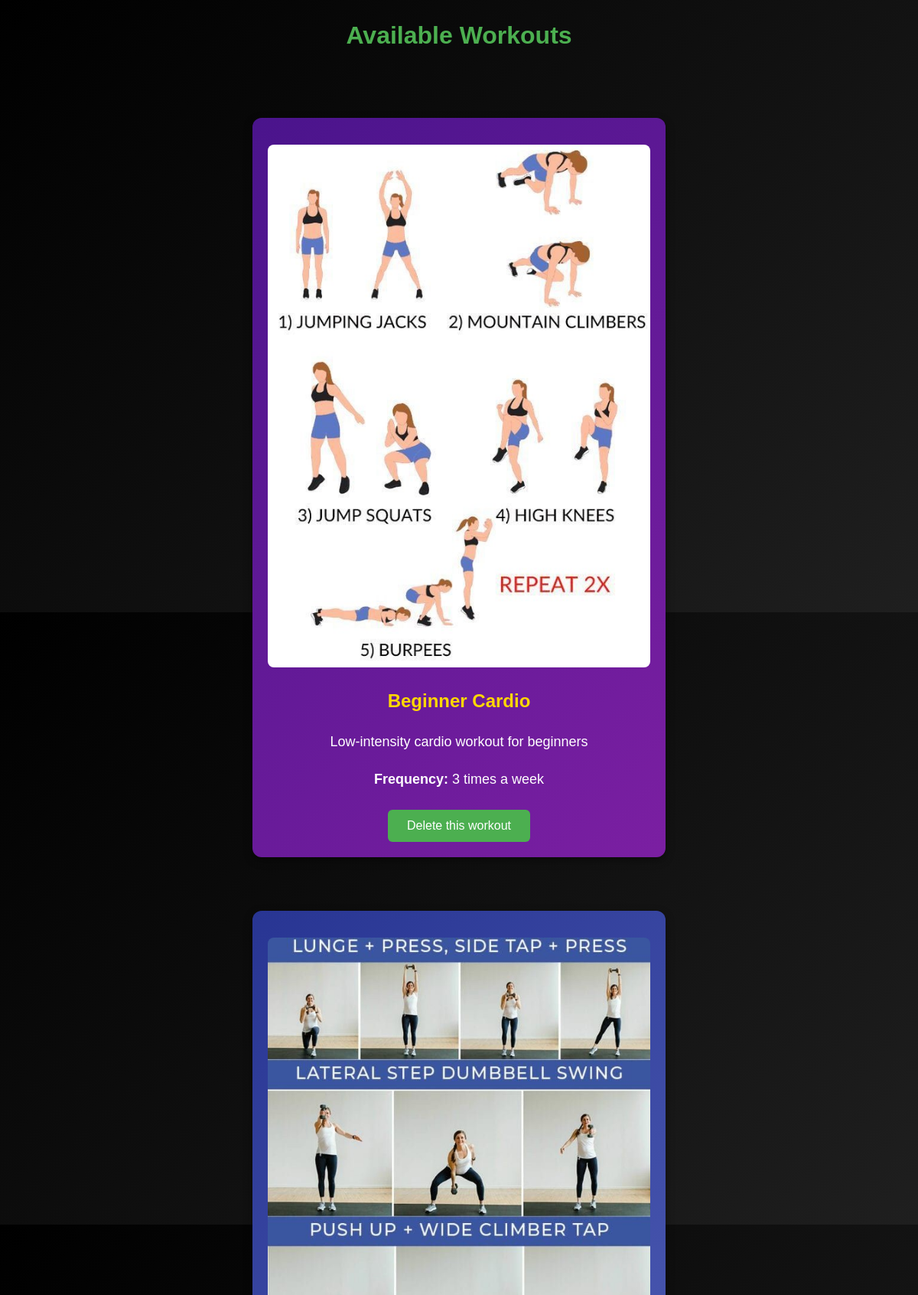
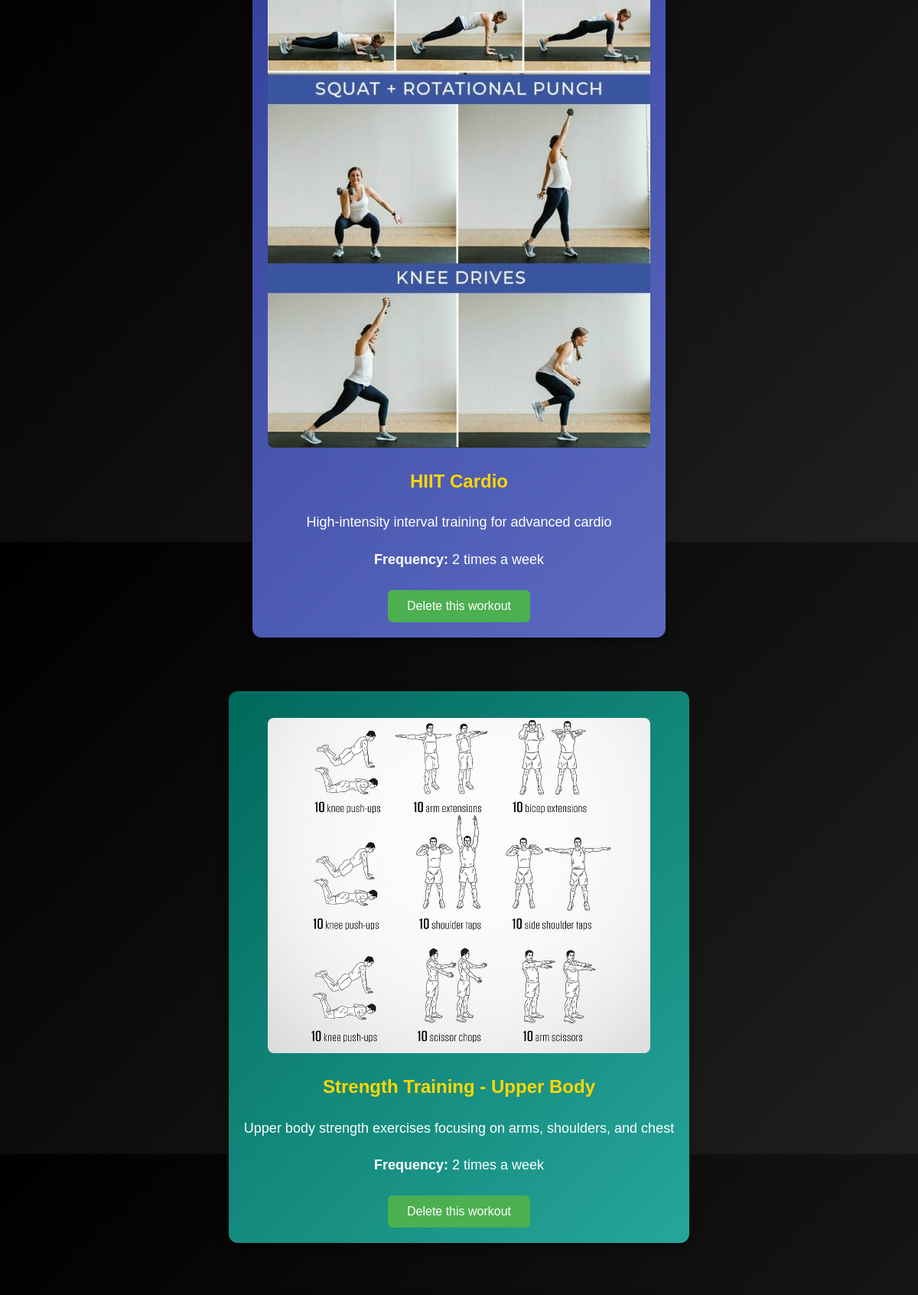
/view_workouts_instructors.php (upper part), run on the app's committed database (2 pictures, top to bottom).
### tables this page shows
CREATE TABLE `workouts` (
  `workout_id` int(11) NOT NULL,
  `name` varchar(200) NOT NULL,
  `description` text NOT NULL,
  `frequency` varchar(500) NOT NULL,
  `image_url` varchar(255) DEFAULT NULL
);

### view_workouts_instructors.php (the view, shortened to what this page needs)
<?php
require 'connection.php';
   $sql_workouts = "SELECT workout_id, name AS workout_name, description AS workout_description, frequency, image_url
   FROM workouts";
$result_workouts = $conn->query($sql_workouts);
if ($result_workouts->num_rows > 0) {
$workouts = [];
while ($row = $result_workouts->fetch_assoc()) {
$workouts[] = $row;
}
} else {
$no_workouts_message = "No active workouts available.";
}
?>
<!DOCTYPE html>
<html lang="en">
<head>
    <link rel="stylesheet" href="https://cdnjs.cloudflare.com/ajax/libs/font-awesome/6.6.0/css/all.min.css">
</head>
<body>
<h1>Available Workouts</h1>
<div class="section-wrapper">
    <?php if (isset($workouts) && !empty($workouts)) { ?>
        <?php foreach ($workouts as $index => $workout) { ?>
            <div class="workout-plan">
                <img src="<?php echo htmlspecialchars($workout['image_url']); ?>" alt="<?php echo htmlspecialchars($workout['workout_name']); ?>">
                <h3><?php echo htmlspecialchars($workout['workout_name']); ?></h3>
                <p><?php echo htmlspecialchars($workout['workout_description']); ?></p>
                <p><strong>Frequency:</strong> <?php echo htmlspecialchars($workout['frequency']); ?></p>
                <form method="post">
                    <button type="submit" name="del_workout" class="cta-button">Delete this workout</button>
                </form>
            </div>
        <?php } ?>
    <?php } else { echo $no_workouts_message ?? "No active workouts assigned."; } ?>
</div>
</body>
</html>

### view_workouts_instructors.php (style rules this page uses)
body { background: linear-gradient(135deg, #000000, #1f1f1f); color: #f5f5f5; font-family: Arial, sans-serif; line-height: 1.6; margin: 0; padding: 0; text-align: center; }
h1 { color:#4caf50; }
.section-wrapper { padding: 40px 20px; display: flex; flex-direction: column; align-items: center; gap: 30px; }
.workout-plan, .instructor-card { background: linear-gradient(135deg, #333, #444); padding: 20px; border-radius: 12px; margin: 20px auto; box-shadow: 0 4px 12px rgba(0, 0, 0, 0.4); text-align: center; max-width: 800px; transition: transform 0.3s ease; overflow: hidden; display: flex; flex-direction: column; align-items: center; }
.workout-plan:nth-child(1), .instructor-card:nth-child(1) { background: linear-gradient(135deg, #4a148c, #7b1fa2); }
.workout-plan:nth-child(2), .instructor-card:nth-child(2) { background: linear-gradient(135deg, #283593, #5c6bc0); }
.workout-plan:nth-child(3), .instructor-card:nth-child(3) { background: linear-gradient(135deg, #00695c, #26a69a); }
.workout-plan img, .instructor-card img { width: 100%; max-width: 500px; border-radius: 8px; margin: 15px auto; display: block; }
.workout-plan h3, .instructor-card h3 { color: gold; margin: 10px 0; font-size: 24px; }
.workout-plan p, .instructor-card p { color: white; font-size: 18px; margin: 10px 0; text-align: left; max-width: 700px; }
.cta-button { background-color: #4caf50; color: #fff; padding: 12px 25px; border: none; border-radius: 6px; cursor: pointer; font-size: 16px; transition: background-color 0.3s ease; margin-top: 15px; }

### data on the page
workouts: image_url (picture), name "Beginner Cardio", description "Low-intensity cardio workout for beginners", frequency "3 times a week"
workouts: image_url (picture), name "HIIT Cardio", description "High-intensity interval training for advanced cardio", frequency "2 times a week"
workouts: image_url (picture), name "Strength Training - Upper Body", description "Upper body strength exercises focusing on arms, shoulders, and chest", frequency "2 times a week"
